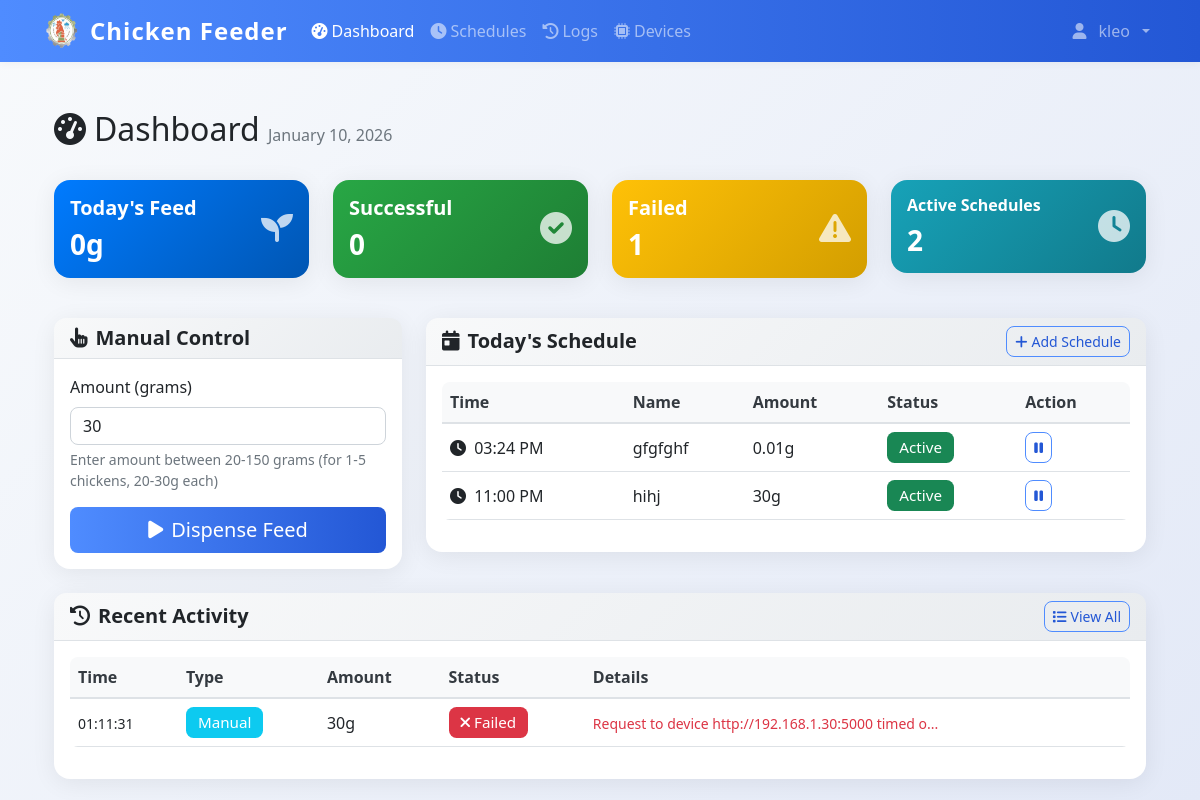
Page /dashboard (signed in) on the committed database.
### models.py (models this page shows)
class User(UserMixin, db.Model):
    id = db.Column(db.Integer, primary_key=True)
    username = db.Column(db.String(80), unique=True, nullable=False)
    email = db.Column(db.String(120), unique=True, nullable=False)
    password_hash = db.Column(db.String(120), nullable=False)
    iot_device_url = db.Column(db.String(255), nullable=True)  # e.g., 'http://192.168.1.100:5000' or 'pi_klei'
    is_admin = db.Column(db.Boolean, default=True)
    created_at = db.Column(db.DateTime, default=datetime.utcnow)

class DispenseLog(db.Model):
    id = db.Column(db.Integer, primary_key=True)
    timestamp = db.Column(db.DateTime, default=datetime.utcnow, nullable=False)
    amount_grams = db.Column(db.Integer, nullable=False)
    trigger_type = db.Column(db.String(20), nullable=False)
    schedule_id = db.Column(db.Integer, db.ForeignKey('feed_schedule.id'), nullable=True)
    status = db.Column(db.String(20), default='success')
    error_message = db.Column(db.Text, nullable=True)
    triggered_by = db.Column(db.Integer, db.ForeignKey('user.id'), nullable=True)
    schedule = db.relationship('FeedSchedule', backref=db.backref('dispense_logs', lazy=True))
    user = db.relationship('User', backref=db.backref('dispense_logs', lazy=True))

class FeedSchedule(db.Model):
    id = db.Column(db.Integer, primary_key=True)
    name = db.Column(db.String(100), nullable=False)
    feed_time = db.Column(db.Time, nullable=False)
    amount_grams = db.Column(db.Integer, nullable=False)
    is_active = db.Column(db.Boolean, default=True)
    created_by = db.Column(db.Integer, db.ForeignKey('user.id'), nullable=False)
    created_at = db.Column(db.DateTime, default=datetime.utcnow)
    user = db.relationship('User', backref=db.backref('schedules', lazy=True))

### app.py (the view)
@app.route('/dashboard', methods=['GET', 'POST'])
@login_required
def dashboard():
    today_schedules = FeedSchedule.query.filter_by(created_by=current_user.id, is_active=True).order_by(FeedSchedule.feed_time).all()
    today_start = datetime.now().replace(hour=0, minute=0, second=0, microsecond=0)
    today_logs = DispenseLog.query.filter(
        DispenseLog.timestamp >= today_start,
        DispenseLog.triggered_by == current_user.id
    ).order_by(DispenseLog.timestamp.desc()).all()
    total_today = sum(log.amount_grams for log in today_logs if log.status == 'success')
    return render_template('dashboard.html',
                         schedules=today_schedules,
                         logs=today_logs,
                         total_today=total_today)

### templates/dashboard.html (shortened to what this page needs)
{% extends "base.html" %}
{% block content %}
<div class="row mb-4">
    <div class="col">
        <h1 class="h2">
            <i class="fas fa-tachometer-alt me-2"></i>Dashboard
            <span class="text-muted fs-6">{{ datetime.now().strftime('%B %d, %Y') }}</span>
        </h1>
    </div>
</div>
<div class="row mb-4">
    <div class="col-md-3 mb-3">
        <div class="card bg-primary text-white">
            <div class="card-body">
                <div class="d-flex justify-content-between">
                    <div>
                        <h5 class="card-title">Today's Feed</h5>
                        <h3 class="mb-0" id="total-today">{{ total_today }}g</h3>
                    </div>
                    <div class="align-self-center">
                        <i class="fas fa-seedling fa-2x opacity-75"></i>
                    </div>
                </div>
            </div>
        </div>
    </div>
    <div class="col-md-3 mb-3">
        <div class="card bg-success text-white">
            <div class="card-body">
                <div class="d-flex justify-content-between">
                    <div>
                        <h5 class="card-title">Successful</h5>
                        <h3 class="mb-0" id="successful-today">{{ logs|selectattr('status', 'equalto', 'success')|list|length }}</h3>
                    </div>
                    <div class="align-self-center">
                        <i class="fas fa-check-circle fa-2x opacity-75"></i>
                    </div>
                </div>
            </div>
        </div>
    </div>
    <div class="col-md-3 mb-3">
        <div class="card bg-warning text-white">
            <div class="card-body">
                <div class="d-flex justify-content-between">
                    <div>
                        <h5 class="card-title">Failed</h5>
                        <h3 class="mb-0" id="failed-today">{{ logs|selectattr('status', 'equalto', 'failure')|list|length }}</h3>
                    </div>
                    <div class="align-self-center">
                        <i class="fas fa-exclamation-triangle fa-2x opacity-75"></i>
                    </div>
                </div>
            </div>
        </div>
    </div>
    <div class="col-md-3 mb-3">
        <div class="card bg-info text-white">
            <div class="card-body">
                <div class="d-flex justify-content-between">
                    <div>
                        <h5 class="card-title fs-6">Active Schedules</h5>
                        <h3 class="mb-0">{{ schedules|selectattr('is_active')|list|length }}</h3>
                    </div>
                    <div class="align-self-center">
                        <i class="fas fa-clock fa-2x opacity-75"></i>
                    </div>
                </div>
            </div>
        </div>
    </div>
</div>
<div class="row">
    <div class="col-lg-4 mb-4">
        <div class="card">
            <div class="card-header">
                <h5 class="card-title mb-0">
                    <i class="fas fa-hand-pointer me-2"></i>Manual Control
                </h5>
            </div>
            <div class="card-body">
                <form id="manual-dispense-form">
                    <div class="mb-3">
                        <label for="amount" class="form-label">Amount (grams)</label>
                        <input type="number" class="form-control" id="amount" min="20" max="150" value="30" required>
                        <div class="form-text">Enter amount between 20-150 grams (for 1-5 chickens, 20-30g each)</div>
                    </div>
                    <div class="d-grid">
                        <button type="submit" class="btn btn-primary btn-lg" id="dispense-btn">
                            <i class="fas fa-play me-2"></i>Dispense Feed
                        </button>
                    </div>
                </form>
            </div>
        </div>
    </div>
    <div class="col-lg-8 mb-4">
        <div class="card">
            <div class="card-header d-flex justify-content-between align-items-center">
                <h5 class="card-title mb-0">
                    <i class="fas fa-calendar-day me-2"></i>Today's Schedule
                </h5>
                <a href="{{ url_for('schedules') }}" class="btn btn-outline-primary btn-sm">
                    <i class="fas fa-plus me-1"></i>Add Schedule
                </a>
            </div>
            <div class="card-body">
                {% if schedules %}
                <div class="table-responsive">
                    <table class="table table-hover">
                        <thead>
                            <tr>
                                <th>Time</th>
                                <th>Name</th>
                                <th>Amount</th>
                                <th>Status</th>
                                <th>Action</th>
                            </tr>
                        </thead>
                        <tbody>
                            {% for schedule in schedules %}
                            <tr>
                                <td>
                                    <i class="fas fa-clock me-1"></i>
                                    {{ schedule.feed_time.strftime('%I:%M %p') }}
                                </td>
                                <td>{{ schedule.name }}</td>
                                <td>{{ schedule.amount_grams }}g</td>
                                <td>
                                    {% if schedule.is_active %}
                                        <span class="badge bg-success">Active</span>
                                    {% else %}
                                        <span class="badge bg-secondary">Inactive</span>
                                    {% endif %}
                                </td>
                                <td>
                                    <button class="btn btn-sm btn-outline-primary"
                                            onclick="toggleSchedule({{ schedule.id }})">
                                        {% if schedule.is_active %}
                                            <i class="fas fa-pause"></i>
                                        {% else %}
                                            <i class="fas fa-play"></i>
                                        {% endif %}
                                    </button>
                                </td>
                            </tr>
                            {% endfor %}
                        </tbody>
                    </table>
                </div>
                {% endif %}
            </div>
        </div>
    </div>
</div>
<div class="row">
    <div class="col-12">
        <div class="card">
            <div class="card-header d-flex justify-content-between align-items-center">
                <h5 class="card-title mb-0">
                    <i class="fas fa-history me-2"></i>Recent Activity
                </h5>
                <a href="{{ url_for('logs') }}" class="btn btn-outline-primary btn-sm">
                    <i class="fas fa-list me-1"></i>View All
                </a>
            </div>
            <div class="card-body">
                {% if logs %}
                <div class="table-responsive">
                    <table class="table table-hover">
                        <thead>
                            <tr>
                                <th>Time</th>
                                <th>Type</th>
                                <th>Amount</th>
                                <th>Status</th>
                                <th>Details</th>
                            </tr>
                        </thead>
                        <tbody>
                            {% for log in logs[:10] %}
                            <tr>
                                <td>
                                    <small>{{ log.timestamp.strftime('%H:%M:%S') }}</small>
                                </td>
                                <td>
                                    {% if log.trigger_type == 'manual' %}
                                        <span class="badge bg-info">Manual</span>
                                    {% else %}
                                        <span class="badge bg-primary">Scheduled</span>
                                    {% endif %}
                                </td>
                                <td>{{ log.amount_grams }}g</td>
                                <td>
                                    {% if log.status == 'success' %}
                                        <span class="badge bg-success">
                                            <i class="fas fa-check me-1"></i>Success
                                        </span>
                                    {% else %}
                                        <span class="badge bg-danger">
                                            <i class="fas fa-times me-1"></i>Failed
                                        </span>
                                    {% endif %}
                                </td>
                                <td>
                                    {% if log.schedule %}
                                        {{ log.schedule.name }}
                                    {% elif log.error_message %}
                                        <small class="text-danger">{{ log.error_message[:50] }}...</small>
                                    {% else %}
                                        -
                                    {% endif %}
                                </td>
                            </tr>
                            {% endfor %}
                        </tbody>
                    </table>
                </div>
                {% else %}
                <div class="text-center text-muted py-4">
                    <i class="fas fa-history fa-3x mb-3"></i>
                    <p>No activity today</p>
                </div>
                {% endif %}
            </div>
        </div>
    </div>
</div>
{% endblock %}

### templates/base.html (shortened to what this page needs)
<!DOCTYPE html>
<html lang="en">
<head>
    <link href="https://cdn.jsdelivr.net/npm/bootstrap@5.1.3/dist/css/bootstrap.min.css" rel="stylesheet">
    <link href="https://cdnjs.cloudflare.com/ajax/libs/font-awesome/6.0.0/css/all.min.css" rel="stylesheet">
    <link href="{{ url_for('static', filename='css/style.css') }}" rel="stylesheet">
</head>
<body>
    {% if current_user.is_authenticated %}
    <nav class="navbar navbar-expand-lg navbar-dark bg-primary">
        <div class="container">
            <div class="d-flex align-items-center gap-2">
                <img src="{{ url_for('static', filename='img/chicken-logo.png') }}" alt="Logo" style="width:40px;height:40px;" >
                <a class="navbar-brand" href="{{ url_for('dashboard') }}">
                   Chicken Feeder
                </a>
            </div>
            <div class="collapse navbar-collapse" id="navbarNav">
                <ul class="navbar-nav me-auto">
                    <li class="nav-item">
                        <a class="nav-link {% if request.endpoint == 'dashboard' %}active{% endif %}"
                           href="{{ url_for('dashboard') }}">
                            <i class="fas fa-tachometer-alt me-1"></i>Dashboard
                        </a>
                    </li>
                    <li class="nav-item">
                        <a class="nav-link {% if request.endpoint in ['schedules', 'add_schedule'] %}active{% endif %}"
                           href="{{ url_for('schedules') }}">
                            <i class="fas fa-clock me-1"></i>Schedules
                        </a>
                    </li>
                    <li class="nav-item">
                        <a class="nav-link {% if request.endpoint == 'logs' %}active{% endif %}"
                           href="{{ url_for('logs') }}">
                            <i class="fas fa-history me-1"></i>Logs
                        </a>
                    </li>
                    <li class="nav-item">
                        <a class="nav-link {% if request.endpoint in ['devices', 'add_device'] %}active{% endif %}"
                           href="{{ url_for('devices') }}">
                            <i class="fas fa-microchip me-1"></i>Devices
                        </a>
                    </li>
                </ul>
                <ul class="navbar-nav">
                    <li class="nav-item dropdown">
                        <a class="nav-link dropdown-toggle d-flex align-items-center gap-2" href="#" id="navbarDropdown" role="button"
                           data-bs-toggle="dropdown" aria-expanded="false">
                            <i class="fas fa-user me-1 "></i>{{ current_user.username }}
                        </a>
                    </li>
                </ul>
            </div>
        </div>
    </nav>
    {% endif %}
    <main class="container align-items-center mt-4 p-4">
        {% block content %}{% endblock %}
    </main>
</body>
</html>

### rows in the picture
User: username "kleo"
DispenseLog: timestamp "01:11:31", trigger_type "Manual", amount_grams "30", status "failure" (drawn), error_message "Request to device http://192.168.1.30:5000 timed o"
FeedSchedule: feed_time "03:24 PM", name "gfgfghf", amount_grams "0.01", is_active "Active"
FeedSchedule: feed_time "11:00 PM", name "hihj", amount_grams "30", is_active "Active"

### other values in the picture
{{ total_today }} "0"
{{ logs|selectattr('status', 'equalto', 'success')|list|length }} "0"
{{ logs|selectattr('status', 'equalto', 'failure')|list|length }} "1"
{{ schedules|selectattr('is_active')|list|length }} "2"
